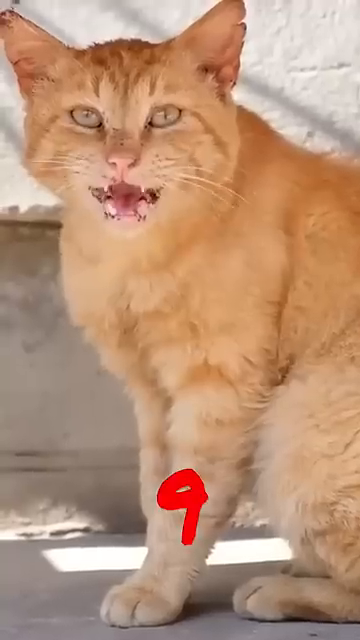
#> input picture frame 42 of cats.mp4, 360 x 640 px, given in place of the camera
$ python main.py
#> lines starting #> are read from the running program, lines starting #| are printed output that depends on the picture
import cv2
import time
IMAGE_FLAG = [0,3]

if (IMAGE_FLAG[0] == 1):
    flag1 = cv2.IMREAD_COLOR
    flag2 = cv2.IMREAD_REDUCED_GRAYSCALE_2
    flag3 = cv2.IMREAD_ANYDEPTH
    flag_hsv = cv2.COLOR_BGR2HSV

    cats1_img = cv2.imread(r'E:\\Projects\VisionKram\1\.venv\cats.png', flag1)
    cv2.namedWindow('Display window1', cv2.WINDOW_NORMAL)
    cv2.imshow('Display window1', cats1_img)
    cv2.waitKey(0)
    cv2.destroyAllWindows()

    cats2_img = cv2.imread(r'E:\\Projects\VisionKram\1\.venv\cats.jpeg', flag2)
    cv2.namedWindow('Display window2', cv2.WINDOW_FULLSCREEN)
    cv2.imshow('Display window2', cats2_img)
    cv2.waitKey(0)
    cv2.destroyAllWindows()

    cats3_img = cv2.imread(r'E:\\Projects\VisionKram\1\.venv\cats.jpg', flag3)
    cats4_img = cv2.imread(r'E:\\Projects\VisionKram\1\.venv\cats.jpg')
    cats_hsv = cv2.cvtColor(cats4_img, flag_hsv)
    cv2.namedWindow('Display window3', cv2.WINDOW_KEEPRATIO)
    cv2.namedWindow('Display window4', cv2.WINDOW_KEEPRATIO)
    cv2.imshow('Display window3', cats3_img)
    cv2.imshow('Display window4', cats_hsv)
    cv2.waitKey(0)
    cv2.destroyAllWindows()

else:

    if (IMAGE_FLAG[1] == 0):
        cap = cv2.VideoCapture(r'E:\\Projects\VisionKram\1\.venv\cats.mp4', cv2.CAP_ANY)
        while(True):
            ret, frame = cap.read()
            if not (ret):
                break
            gray = cv2.cvtColor(frame, cv2.COLOR_BGR2GRAY)
            hsv = cv2.cvtColor(frame, cv2.COLOR_BGR2HSV)
            cv2.imshow('Frame', hsv)
            if cv2.waitKey(3) & 0xFF == 27:
                break

    elif (IMAGE_FLAG[1] == 1):
        video = cv2.VideoCapture(r'E:\\Projects\VisionKram\1\.venv\cat2.gif', cv2.CAP_ANY)
        ok, img = video.read()
        w = int(video.get(cv2.CAP_PROP_FRAME_WIDTH))
        h = int(video.get(cv2.CAP_PROP_FRAME_HEIGHT))
        fourcc = cv2.VideoWriter_fourcc(*'mp4v')
        video_writer = cv2.VideoWriter("output.mp4", fourcc, 25, (w, h))
        while (True):
            ok, img = video.read()
            if not (ok):
                break
            cv2.imshow('img', img)
            video_writer.write(img)
            if cv2.waitKey(1) & 0xFF == ord('q'):
                break
        video.release()
        cv2.destroyAllWindows()

    elif (IMAGE_FLAG[1] == 2):
        video = cv2.VideoCapture(0)
        print(video)
        w = int(video.get(cv2.CAP_PROP_FRAME_WIDTH))
        h = int(video.get(cv2.CAP_PROP_FRAME_HEIGHT))
        fourcc = cv2.VideoWriter_fourcc(*'mp4v')
        video_writer = cv2.VideoWriter("ya.mp4", fourcc, 25, (w, h))
        while (True):
            ok, img = video.read()

            height = img.shape[0]
            width = img.shape[1]

            center_x = width // 2
            center_y = height // 2

            cv2.rectangle(img, (center_x - 25 // 2, center_y - 50), (center_x + 25 // 2, center_y + 50), (0, 0, 255), 5)
            cv2.rectangle(img, (center_x - 50, center_y - 25 // 2), (center_x + 50, center_y + 25 // 2), (0, 0, 255), 5)


            cv2.imshow('frame', img)
            video_writer.write(img)
            if cv2.waitKey(1) & 0xFF == ord('q'):
                break

        video.release()
        cv2.destroyAllWindows()

    elif (IMAGE_FLAG[1] == 3):
        video = cv2.VideoCapture(0)
        print(video)
        w = int(video.get(cv2.CAP_PROP_FRAME_WIDTH))
        h = int(video.get(cv2.CAP_PROP_FRAME_HEIGHT))
        fourcc = cv2.VideoWriter_fourcc(*'mp4v')
        video_writer = cv2.VideoWriter("ya.mp4", fourcc, 25, (w, h))
        while (True):
            ok, img = video.read()
#> img is the input picture: shape (640, 360, 3); mean B, G, R 120.6, 147.6, 186.6

            height = img.shape[0]
#> height = 640
            width = img.shape[1]
#> width = 360

            center_x = width // 2
#> center_x = 180
            center_y = height // 2
#> center_y = 320

            b, g, r = map(int, img[center_y, center_x])
#> b = 95; g = 151; r = 212

            blue = abs(r - 0) + abs(g - 0) + abs(b - 255)
#> blue = 523
            green = abs(r - 0) + abs(g - 255) + abs(b - 0)
#> green = 411
            red = abs(r - 255) + abs(g - 0) + abs(b - 0)
#> red = 289


            if red <= green and red <= blue:
                color = (0, 0, 255)
            elif green <= red and green <= blue:
                color = (0, 255, 0)
            else:
                color = (255, 0, 0)

            cv2.rectangle(img, (center_x - 25 // 2, center_y - 50), (center_x + 25 // 2, center_y + 50), color, -1)
            cv2.rectangle(img, (center_x - 50, center_y - 25 // 2), (center_x + 50, center_y + 25 // 2), color, -1)
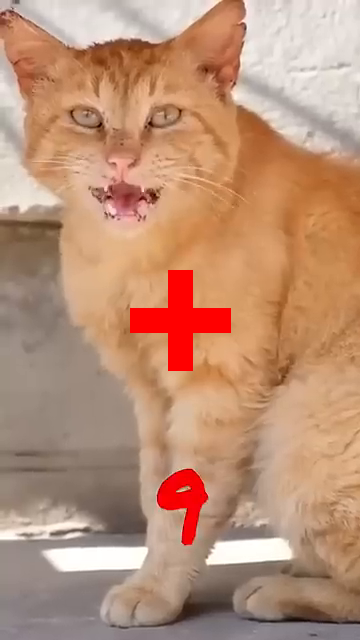
#> img: shape (640, 360, 3); mean B, G, R 118.7, 144.7, 187.5

            cv2.imshow('frame', img)
            video_writer.write(img)
            if cv2.waitKey(1) & 0xFF == ord('q'):
#> (key q is pressed here)
                break

        video.release()
        cv2.destroyAllWindows()

$ run again, starting later in the video
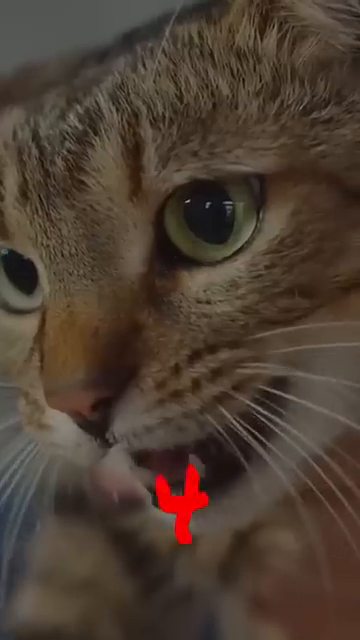
#> input picture frame 189 of cats.mp4, 360 x 640 px, given in place of the camera
#> img is the input picture: shape (640, 360, 3); mean B, G, R 50.5, 62.2, 77.1
#> b = 50; g = 64; r = 79
#> blue = 348
#> green = 320
#> red = 290
#> `cv2.rectangle(img, (center_x - 50, center_y - 25 // 2), (center_x + 50..`:
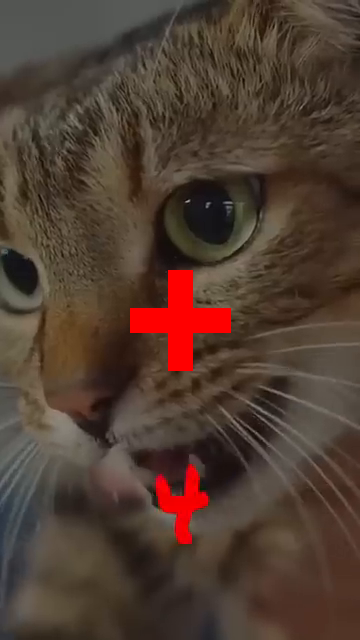
#> img: shape (640, 360, 3); mean B, G, R 49.6, 61.1, 80.5

$ run again, starting later in the video
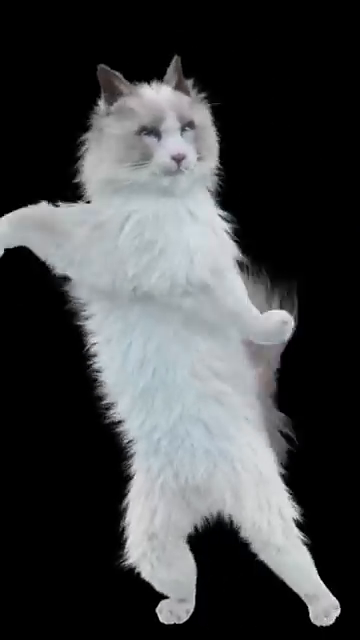
#> input picture frame 336 of cats.mp4, 360 x 640 px, given in place of the camera
#> img is the input picture: shape (640, 360, 3); mean B, G, R 68.3, 67, 65.2
#> b = 178; g = 175; r = 166
#> blue = 418
#> green = 424
#> red = 442
#> `cv2.rectangle(img, (center_x - 50, center_y - 25 // 2), (center_x + 50..`:
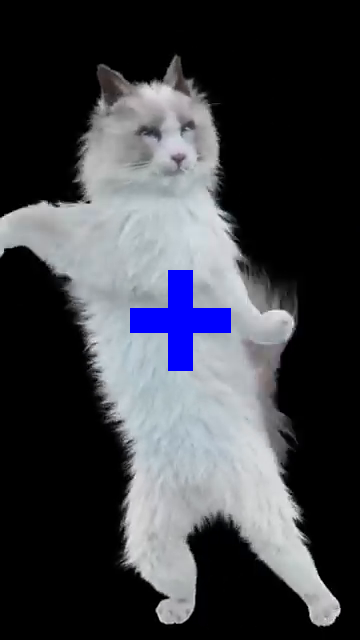
#> img: shape (640, 360, 3); mean B, G, R 69.7, 63.6, 61.9
